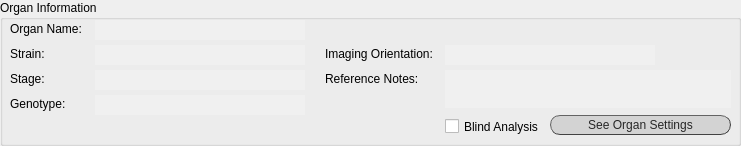
    <widget class="QGroupBox" name="organ_info">
     <property name="geometry">
      <rect>
       <x>425</x>
       <y>10</y>
       <width>741</width>
       <height>146</height>
      </rect>
     </property>
     <property name="styleSheet">
      <string notr="true">QGroupBox#organ_info{text-decoration: underline; font: 80 10pt &quot;Calibri Light&quot;;}
</string>
     </property>
     <property name="title">
      <string>Organ Information</string>
     </property>
     <widget class="QLabel" name="mH_logo_XS_2">
      <property name="geometry">
       <rect>
        <x>615</x>
        <y>10</y>
        <width>121</width>
        <height>31</height>
       </rect>
      </property>
      <property name="frameShape">
       <enum>QFrame::NoFrame</enum>
      </property>
      <property name="text">
       <string>&lt;html&gt;&lt;head/&gt;&lt;body&gt;&lt;p&gt;&lt;br/&gt;&lt;/p&gt;&lt;/body&gt;&lt;/html&gt;</string>
      </property>
      <property name="alignment">
       <set>Qt::AlignCenter</set>
      </property>
     </widget>
     <widget class="QLabel" name="lab_proj_name_7">
      <property name="geometry">
       <rect>
        <x>10</x>
        <y>20</y>
        <width>96</width>
        <height>18</height>
       </rect>
      </property>
      <property name="styleSheet">
       <string notr="true">font: 25 10pt &quot;Calibri Light&quot;;</string>
      </property>
      <property name="text">
       <string>Organ Name:</string>
      </property>
     </widget>
     <widget class="QLabel" name="lab_proj_name_8">
      <property name="geometry">
       <rect>
        <x>10</x>
        <y>45</y>
        <width>96</width>
        <height>18</height>
       </rect>
      </property>
      <property name="styleSheet">
       <string notr="true">font: 25 10pt &quot;Calibri Light&quot;;</string>
      </property>
      <property name="text">
       <string>Strain:</string>
      </property>
     </widget>
     <widget class="QLabel" name="lab_proj_name_9">
      <property name="geometry">
       <rect>
        <x>10</x>
        <y>70</y>
        <width>96</width>
        <height>18</height>
       </rect>
      </property>
      <property name="styleSheet">
       <string notr="true">font: 25 10pt &quot;Calibri Light&quot;;</string>
      </property>
      <property name="text">
       <string>Stage:</string>
      </property>
     </widget>
     <widget class="QLabel" name="lab_proj_name_11">
      <property name="geometry">
       <rect>
        <x>10</x>
        <y>95</y>
        <width>91</width>
        <height>18</height>
       </rect>
      </property>
      <property name="styleSheet">
       <string notr="true">font: 25 10pt &quot;Calibri Light&quot;;</string>
      </property>
      <property name="text">
       <string>Genotype:</string>
      </property>
     </widget>
     <widget class="QLabel" name="lab_ref_notes_4">
      <property name="geometry">
       <rect>
        <x>325</x>
        <y>70</y>
        <width>96</width>
        <height>18</height>
       </rect>
      </property>
      <property name="styleSheet">
       <string notr="true">font: 25 10pt &quot;Calibri Light&quot;;</string>
      </property>
      <property name="text">
       <string>Reference Notes: </string>
      </property>
     </widget>
     <widget class="QLabel" name="lab_filled_proj_name_8">
      <property name="geometry">
       <rect>
        <x>95</x>
        <y>20</y>
        <width>210</width>
        <height>20</height>
       </rect>
      </property>
      <property name="styleSheet">
       <string notr="true">font: 25 9pt &quot;Calibri Light&quot;;
background-color: rgb(240, 240, 240);
color: rgb(100, 100, 100);</string>
      </property>
      <property name="text">
       <string/>
      </property>
     </widget>
     <widget class="QLabel" name="lab_filled_proj_name_9">
      <property name="geometry">
       <rect>
        <x>95</x>
        <y>45</y>
        <width>210</width>
        <height>20</height>
       </rect>
      </property>
      <property name="styleSheet">
       <string notr="true">font: 25 9pt &quot;Calibri Light&quot;;
background-color: rgb(240, 240, 240);
color: rgb(100, 100, 100);</string>
      </property>
      <property name="text">
       <string/>
      </property>
     </widget>
     <widget class="QLabel" name="lab_filled_proj_name_10">
      <property name="geometry">
       <rect>
        <x>95</x>
        <y>70</y>
        <width>210</width>
        <height>20</height>
       </rect>
      </property>
      <property name="styleSheet">
       <string notr="true">font: 25 9pt &quot;Calibri Light&quot;;
background-color: rgb(240, 240, 240);
color: rgb(100, 100, 100);</string>
      </property>
      <property name="text">
       <string/>
      </property>
     </widget>
     <widget class="QLabel" name="lab_filled_proj_name_11">
      <property name="geometry">
       <rect>
        <x>95</x>
        <y>95</y>
        <width>210</width>
        <height>20</height>
       </rect>
      </property>
      <property name="styleSheet">
       <string notr="true">font: 25 9pt &quot;Calibri Light&quot;;
background-color: rgb(240, 240, 240);
color: rgb(100, 100, 100);</string>
      </property>
      <property name="text">
       <string/>
      </property>
     </widget>
     <widget class="QLabel" name="lab_ch1_3">
      <property name="geometry">
       <rect>
        <x>325</x>
        <y>45</y>
        <width>110</width>
        <height>18</height>
       </rect>
      </property>
      <property name="sizePolicy">
       <sizepolicy hsizetype="Fixed" vsizetype="Fixed">
        <horstretch>0</horstretch>
        <verstretch>0</verstretch>
       </sizepolicy>
      </property>
      <property name="minimumSize">
       <size>
        <width>110</width>
        <height>18</height>
       </size>
      </property>
      <property name="maximumSize">
       <size>
        <width>110</width>
        <height>16777215</height>
       </size>
      </property>
      <property name="styleSheet">
       <string notr="true">font: 25 10pt &quot;Calibri Light&quot;;</string>
      </property>
      <property name="text">
       <string>Imaging Orientation: </string>
      </property>
     </widget>
     <widget class="QLabel" name="lab_filled_ref_notes_4">
      <property name="geometry">
       <rect>
        <x>445</x>
        <y>70</y>
        <width>286</width>
        <height>38</height>
       </rect>
      </property>
      <property name="styleSheet">
       <string notr="true">font: 25 9pt &quot;Calibri Light&quot;;
background-color: rgb(240, 240, 240);
color: rgb(100, 100, 100);</string>
      </property>
      <property name="text">
       <string/>
      </property>
     </widget>
     <widget class="QLabel" name="lab_filled_proj_name_12">
      <property name="geometry">
       <rect>
        <x>445</x>
        <y>45</y>
        <width>210</width>
        <height>20</height>
       </rect>
      </property>
      <property name="styleSheet">
       <string notr="true">font: 25 9pt &quot;Calibri Light&quot;;
background-color: rgb(240, 240, 240);
color: rgb(100, 100, 100);</string>
      </property>
      <property name="text">
       <string/>
      </property>
     </widget>
     <widget class="QPushButton" name="button_see_proj_settings_4">
      <property name="geometry">
       <rect>
        <x>550</x>
        <y>115</y>
        <width>181</width>
        <height>20</height>
       </rect>
      </property>
      <property name="mouseTracking">
       <bool>true</bool>
      </property>
      <property name="focusPolicy">
       <enum>Qt::ClickFocus</enum>
      </property>
      <property name="autoFillBackground">
       <bool>false</bool>
      </property>
      <property name="styleSheet">
       <string notr="true">QPushButton{border-radius:10px;
border-width: 1px;
border-style: outset;
border-color: rgb(66, 66, 66);
background-color: rgb(211, 211, 211);
color: rgb(39, 39, 39);
font: 10pt &quot;Calibri Light&quot;;}

QPushButton:hover{
background-color: #eb6fbd;
border-color: #672146
}</string>
      </property>
      <property name="text">
       <string>See Organ Settings</string>
      </property>
      <property name="checkable">
       <bool>true</bool>
      </property>
     </widget>
     <widget class="QCheckBox" name="cB_blind">
      <property name="geometry">
       <rect>
        <x>445</x>
        <y>117</y>
        <width>101</width>
        <height>19</height>
       </rect>
      </property>
      <property name="sizePolicy">
       <sizepolicy hsizetype="Fixed" vsizetype="Fixed">
        <horstretch>0</horstretch>
        <verstretch>0</verstretch>
       </sizepolicy>
      </property>
      <property name="minimumSize">
       <size>
        <width>95</width>
        <height>18</height>
       </size>
      </property>
      <property name="layoutDirection">
       <enum>Qt::LeftToRight</enum>
      </property>
      <property name="styleSheet">
       <string notr="true">font: 25 10pt &quot;Calibri Light&quot;;</string>
      </property>
      <property name="text">
       <string>Blind Analysis</string>
      </property>
     </widget>
     <zorder>lab_proj_name_7</zorder>
     <zorder>lab_proj_name_8</zorder>
     <zorder>lab_proj_name_9</zorder>
     <zorder>lab_proj_name_11</zorder>
     <zorder>lab_ref_notes_4</zorder>
     <zorder>lab_filled_proj_name_8</zorder>
     <zorder>lab_filled_proj_name_9</zorder>
     <zorder>lab_filled_proj_name_10</zorder>
     <zorder>lab_filled_proj_name_11</zorder>
     <zorder>lab_ch1_3</zorder>
     <zorder>lab_filled_ref_notes_4</zorder>
     <zorder>lab_filled_proj_name_12</zorder>
     <zorder>button_see_proj_settings_4</zorder>
     <zorder>cB_blind</zorder>
     <zorder>mH_logo_XS_2</zorder>
    </widget>
